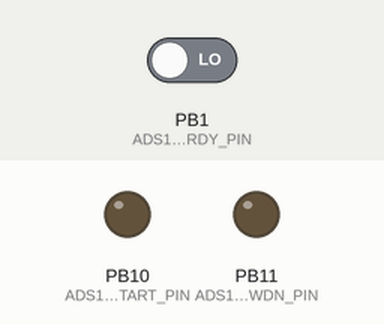
The program below on a simulated STM32 Blue Pill. Shown: output pins drawn as LEDs (lit = HIGH). The test bench sets the inputs (shaded band); at power-on: PB1 (ADS1292_DRDY_PIN) LOW. Pins used as bus, display or sensor lines are not drawn; what the program prints to the serial monitor is not drawn.

Above: at 0.0 s.
At 2.5 s:
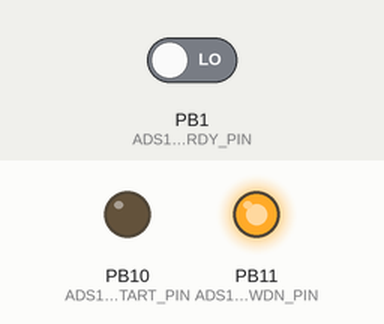
At 3.1 s:
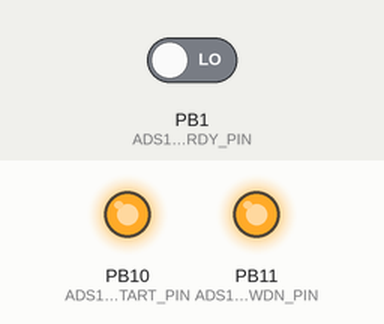
Timing chart, 0 to 4.6 s (numbered marks = the images above):
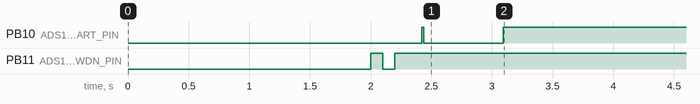

The program:

main.cpp
```cpp
//////////////////////////////////////////////////////////////////////////////////////////
//
//   Arduino Library for ADS1292R
//   淘宝网店：scele.taobao.com
//   公众号：电子智库
//   技术支持微信：ethinkt
//   测试效果：串口115200显示心率数值
//|ads1292r pin label| Arduino Connection   |Pin Function      |
//|----------------- |:--------------------:|-----------------:|
//| VDD              | +5V                  |  Supply voltage  |
//| PWDN/RESET       | D4                   |  Reset           |
//| START            | D5                   |  Start Input     |
//| DRDY             | D6                   |  Data Ready Outpt|
//| CS               | D7                   |  Chip Select     |
//| MOSI             | D11                  |  Slave In        |
//| MISO             | D12                  |  Slave Out       |
//| SCK              | D13                  |  Serial Clock    |
//| GND              | Gnd                  |  Gnd             |
//
/////////////////////////////////////////////////////////////////////////////////////////

#include "ads1292r.h"
#include <SPI.h>

ads1292r ADS1292;   // define class

//Packet format
#define  CES_CMDIF_PKT_START_1      0x0A
#define  CES_CMDIF_PKT_START_2      0xFA
#define  CES_CMDIF_TYPE_DATA        0x02
#define  CES_CMDIF_PKT_STOP_1       0x00
#define  CES_CMDIF_PKT_STOP_2       0x0B

#define TEMPERATURE 0
#define FILTERORDER         161
/* DC Removal Numerator Coeff*/
#define NRCOEFF (0.992)
#define WAVE_SIZE  1

//******* ecg filter *********
#define MAX_PEAK_TO_SEARCH         5
#define MAXIMA_SEARCH_WINDOW      25
#define MINIMUM_SKIP_WINDOW       30
#define SAMPLING_RATE             125
#define TWO_SEC_SAMPLES           2 * SAMPLING_RATE
#define QRS_THRESHOLD_FRACTION    0.4
#define TRUE 1
#define FALSE 0

volatile uint8_t  SPI_Dummy_Buff[30];
uint8_t DataPacketHeader[16];
volatile signed long s32DaqVals[8];
uint8_t data_len = 7;
volatile byte SPI_RX_Buff[15] ;
volatile static int SPI_RX_Buff_Count = 0;
volatile char *SPI_RX_Buff_Ptr;
volatile bool ads1292dataReceived = false;
unsigned long uecgtemp = 0;
signed long secgtemp = 0;
int i, j;

//************** ecg *******************
int16_t CoeffBuf_40Hz_LowPass[FILTERORDER] =
{
  -72,    122,    -31,    -99,    117,      0,   -121,    105,     34,
  -137,     84,     70,   -146,     55,    104,   -147,     20,    135,
  -137,    -21,    160,   -117,    -64,    177,    -87,   -108,    185,
  -48,   -151,    181,      0,   -188,    164,     54,   -218,    134,
  112,   -238,     90,    171,   -244,     33,    229,   -235,    -36,
  280,   -208,   -115,    322,   -161,   -203,    350,    -92,   -296,
  361,      0,   -391,    348,    117,   -486,    305,    264,   -577,
  225,    445,   -660,     93,    676,   -733,   -119,    991,   -793,
  -480,   1486,   -837,  -1226,   2561,   -865,  -4018,   9438,  20972,
  9438,  -4018,   -865,   2561,  -1226,   -837,   1486,   -480,   -793,
  991,   -119,   -733,    676,     93,   -660,    445,    225,   -577,
  264,    305,   -486,    117,    348,   -391,      0,    361,   -296,
  -92,    350,   -203,   -161,    322,   -115,   -208,    280,    -36,
  -235,    229,     33,   -244,    171,     90,   -238,    112,    134,
  -218,     54,    164,   -188,      0,    181,   -151,    -48,    185,
  -108,    -87,    177,    -64,   -117,    160,    -21,   -137,    135,
  20,   -147,    104,     55,   -146,     70,     84,   -137,     34,
  105,   -121,      0,    117,    -99,    -31,    122,    -72
};
int16_t ECG_WorkingBuff[2 * FILTERORDER];
unsigned char Start_Sample_Count_Flag = 0;
unsigned char first_peak_detect = FALSE ;
unsigned int sample_index[MAX_PEAK_TO_SEARCH + 2] ;
uint16_t scaled_result_display[150];
uint8_t indx = 0;

int cnt = 0;
volatile uint8_t flag = 0;

int QRS_Second_Prev_Sample = 0 ;
int QRS_Prev_Sample = 0 ;
int QRS_Current_Sample = 0 ;
int QRS_Next_Sample = 0 ;
int QRS_Second_Next_Sample = 0 ;

static uint16_t QRS_B4_Buffer_ptr = 0 ;
/*   Variable which holds the threshold value to calculate the maxima */
int16_t QRS_Threshold_Old = 0;
int16_t QRS_Threshold_New = 0;
unsigned int sample_count = 0 ;

/* Variable which will hold the calculated heart rate */
volatile uint16_t QRS_Heart_Rate = 0 ;
int16_t ecg_wave_buff[1], ecg_filterout[1];

volatile uint8_t global_HeartRate = 0;
volatile uint8_t global_RespirationRate = 0;
long status_byte=0;
uint8_t LeadStatus=0;
boolean leadoff_deteted = true;

void ECG_FilterProcess(int16_t * WorkingBuff, int16_t * CoeffBuf, int16_t* FilterOut);
void ECG_ProcessCurrSample(int16_t *CurrAqsSample, int16_t *FilteredOut);
void QRS_Algorithm_Interface(int16_t CurrSample);
static void QRS_process_buffer( void );
static void QRS_check_sample_crossing_threshold( uint16_t scaled_result );

void setup()
{
  delay(2000);
  // initalize the  data ready and chip select pins:
  pinMode(ADS1292_DRDY_PIN, INPUT);  //6
  pinMode(ADS1292_CS_PIN, OUTPUT);    //7
  pinMode(ADS1292_START_PIN, OUTPUT);  //5
  pinMode(ADS1292_PWDN_PIN, OUTPUT);  //4

  Serial.begin(115200);  // Baudrate for serial communica

  ADS1292.ads1292_Init();  //initalize ADS1292 slave
}

void loop()
{
  uint16_t TXT;

  if ((digitalRead(ADS1292_DRDY_PIN)) == LOW)      // Sampling rate is set to 125SPS ,DRDY ticks for every 8ms
  {
    SPI_RX_Buff_Ptr = ADS1292.ads1292_Read_Data(); // Read the data,point the data to a pointer

    for (i = 0; i < 9; i++)
    {
      SPI_RX_Buff[SPI_RX_Buff_Count++] = *(SPI_RX_Buff_Ptr + i);  // store the result data in array
    }
    ads1292dataReceived = true;
  }


  if (ads1292dataReceived == true)      // process the data
  {
    j = 0;
    for (i = 3; i < 9; i += 3)         // data outputs is (24 status bits + 24 bits Respiration data +  24 bits ECG data)
    {

      uecgtemp = (unsigned long) (  ((unsigned long)SPI_RX_Buff[i + 0] << 16) | ( (unsigned long) SPI_RX_Buff[i + 1] << 8) |  (unsigned long) SPI_RX_Buff[i + 2]);
      uecgtemp = (unsigned long) (uecgtemp << 8);
      secgtemp = (signed long) (uecgtemp);
      secgtemp = (signed long) (secgtemp >> 8);

      s32DaqVals[j++] = secgtemp;  //s32DaqVals[0] is Resp data and s32DaqVals[1] is ECG data
    }

    status_byte = (long)((long)SPI_RX_Buff[2] | ((long) SPI_RX_Buff[1]) <<8 | ((long) SPI_RX_Buff[0])<<16); // First 3 bytes represents the status
    status_byte  = (status_byte & 0x0f8000) >> 15;  // bit15 gives the lead status
    LeadStatus = (unsigned char ) status_byte ;

    if(!((LeadStatus & 0x1f) == 0 ))
      leadoff_deteted  = true;
    else
      leadoff_deteted  = false;

    ecg_wave_buff[0] = (int16_t)(s32DaqVals[1] >> 8) ;  // ignore the lower 8 bits out of 24bits

    if(leadoff_deteted == false)
       {
          ECG_ProcessCurrSample(&ecg_wave_buff[0], &ecg_filterout[0]);   // filter out the line noise @40Hz cutoff 161 order
          QRS_Algorithm_Interface(ecg_filterout[0]);             // calculate
       }
    else
       ecg_filterout[0] = 0;

    DataPacketHeader[0] = CES_CMDIF_PKT_START_1 ;   // Packet header1 :0x0A
    DataPacketHeader[1] = CES_CMDIF_PKT_START_2;    // Packet header2 :0xFA
    DataPacketHeader[2] = (uint8_t) (data_len);     // data length
    DataPacketHeader[3] = (uint8_t) (data_len >> 8);
    DataPacketHeader[4] = CES_CMDIF_TYPE_DATA;      // packet type: 0x02 -data 0x01 -commmand

    DataPacketHeader[5] = ecg_filterout[0];
    DataPacketHeader[6] = ecg_filterout[0] >> 8;

    TXT=(uint16_t)s32DaqVals[0];

    DataPacketHeader[7] = TXT;
    DataPacketHeader[8] = TXT >> 8;

    // DataPacketHeader[7] = s32DaqVals[0];            // 4 bytes ECG data
    // DataPacketHeader[8] = s32DaqVals[0] >> 8;
    DataPacketHeader[9] = s32DaqVals[0] >> 16;
    DataPacketHeader[10] = s32DaqVals[0] >> 24;

    if(leadoff_deteted == true) // lead in not connected
      DataPacketHeader[11] = 0 ;
    else
      DataPacketHeader[11] = global_HeartRate ;

    DataPacketHeader[12] = CES_CMDIF_PKT_STOP_1;   // Packet footer1:0x00
    DataPacketHeader[13] = CES_CMDIF_PKT_STOP_2 ;   // Packet footer2:0x0B

    for (i = 0; i < 14; i++)
    {
      Serial.write(DataPacketHeader[i]);     // transmit the data over USB
    }
  }

  ads1292dataReceived = false;
  SPI_RX_Buff_Count = 0;

}


void ECG_FilterProcess(int16_t * WorkingBuff, int16_t * CoeffBuf, int16_t* FilterOut)
{

  int32_t acc = 0;   // accumulator for MACs
  int  k;

  // perform the multiply-accumulate
  for ( k = 0; k < 161; k++ )
  {
    acc += (int32_t)(*CoeffBuf++) * (int32_t)(*WorkingBuff--);
  }
  // saturate the result
  if ( acc > 0x3fffffff )
  {
    acc = 0x3fffffff;
  } else if ( acc < -0x40000000 )
  {
    acc = -0x40000000;
  }
  // convert from Q30 to Q15
  *FilterOut = (int16_t)(acc >> 15);
  //*FilterOut = *WorkingBuff;
}


void ECG_ProcessCurrSample(int16_t *CurrAqsSample, int16_t *FilteredOut)
{
  static uint16_t ECG_bufStart = 0, ECG_bufCur = FILTERORDER - 1, ECGFirstFlag = 1;
  static int16_t ECG_Pvev_DC_Sample, ECG_Pvev_Sample;/* Working Buffer Used for Filtering*/
  //  static short ECG_WorkingBuff[2 * FILTERORDER];
  int16_t *CoeffBuf;
  int16_t temp1, temp2, ECGData;

  /* Count variable*/
  uint16_t Cur_Chan;
  int16_t FiltOut = 0;
  //  short FilterOut[2];
  CoeffBuf = CoeffBuf_40Hz_LowPass;         // Default filter option is 40Hz LowPass

  if  ( ECGFirstFlag )                // First Time initialize static variables.
  {
    for ( Cur_Chan = 0 ; Cur_Chan < FILTERORDER; Cur_Chan++)
    {
      ECG_WorkingBuff[Cur_Chan] = 0;
    }
    ECG_Pvev_DC_Sample = 0;
    ECG_Pvev_Sample = 0;
    ECGFirstFlag = 0;
  }

  temp1 = NRCOEFF * ECG_Pvev_DC_Sample;       //First order IIR
  ECG_Pvev_DC_Sample = (CurrAqsSample[0]  - ECG_Pvev_Sample) + temp1;
  ECG_Pvev_Sample = CurrAqsSample[0];
  temp2 = ECG_Pvev_DC_Sample >> 2;
  ECGData = (int16_t) temp2;

  /* Store the DC removed value in Working buffer in millivolts range*/
  ECG_WorkingBuff[ECG_bufCur] = ECGData;
  ECG_FilterProcess(&ECG_WorkingBuff[ECG_bufCur], CoeffBuf, (int16_t*)&FiltOut);
  /* Store the DC removed value in ECG_WorkingBuff buffer in millivolts range*/
  ECG_WorkingBuff[ECG_bufStart] = ECGData;

  /* Store the filtered out sample to the LeadInfo buffer*/
  FilteredOut[0] = FiltOut ;//(CurrOut);

  ECG_bufCur++;
  ECG_bufStart++;

  if ( ECG_bufStart  == (FILTERORDER - 1))
  {
    ECG_bufStart = 0;
    ECG_bufCur = FILTERORDER - 1;
  }
  return ;
}


void QRS_Algorithm_Interface(int16_t CurrSample)
{
  //  static FILE *fp = fopen("ecgData.txt", "w");
  static int16_t prev_data[32] = {0};
  int16_t i;
  long Mac = 0;
  prev_data[0] = CurrSample;

  for ( i = 31; i > 0; i--)
  {
    Mac += prev_data[i];
    prev_data[i] = prev_data[i - 1];

  }
  Mac += CurrSample;
  Mac = Mac >> 2;
  CurrSample = (int16_t) Mac;
  QRS_Second_Prev_Sample = QRS_Prev_Sample ;
  QRS_Prev_Sample = QRS_Current_Sample ;
  QRS_Current_Sample = QRS_Next_Sample ;
  QRS_Next_Sample = QRS_Second_Next_Sample ;
  QRS_Second_Next_Sample = CurrSample ;


  QRS_process_buffer();
}

static void QRS_process_buffer( void )
{

  int16_t first_derivative = 0 ;
  int16_t scaled_result = 0 ;

  static int16_t Max = 0 ;

  /* calculating first derivative*/
  first_derivative = QRS_Next_Sample - QRS_Prev_Sample  ;


  /*taking the absolute value*/

  if (first_derivative < 0)
  {
    first_derivative = -(first_derivative);
  }


  scaled_result = first_derivative;

  if ( scaled_result > Max )
  {
    Max = scaled_result ;
  }


  QRS_B4_Buffer_ptr++;
  if (QRS_B4_Buffer_ptr ==  TWO_SEC_SAMPLES)
  {
    QRS_Threshold_Old = ((Max * 7) / 10 ) ;
    QRS_Threshold_New = QRS_Threshold_Old ;
   // if (Max > 70)
      first_peak_detect = TRUE ;
    Max = 0;

    //  ecg_wave_buff[0] = first_derivative;
    QRS_B4_Buffer_ptr = 0;


  }


  if ( TRUE == first_peak_detect )
  {
    QRS_check_sample_crossing_threshold( scaled_result ) ;
  }


}


static void QRS_check_sample_crossing_threshold( uint16_t scaled_result )
{
  /* array to hold the sample indexes S1,S2,S3 etc */

  static uint16_t s_array_index = 0 ;
  static uint16_t m_array_index = 0 ;

  static unsigned char threshold_crossed = FALSE ;
  static uint16_t maxima_search = 0 ;
  static unsigned char peak_detected = FALSE ;
  static uint16_t skip_window = 0 ;
  static long maxima_sum = 0 ;
  static unsigned int peak = 0;
  static unsigned int sample_sum = 0;
  static unsigned int nopeak = 0;
  uint16_t Max = 0 ;
  uint16_t HRAvg;
  uint16_t  RRinterval = 0;

  if ( TRUE == threshold_crossed  )
  {
    /*
    Once the sample value crosses the threshold check for the
    maxima value till MAXIMA_SEARCH_WINDOW samples are received
    */
    sample_count ++ ;
    maxima_search ++ ;

    if ( scaled_result > peak )
    {
      peak = scaled_result ;
    }

    if ( maxima_search >= MAXIMA_SEARCH_WINDOW )
    {
      // Store the maxima values for each peak
      maxima_sum += peak ;
      maxima_search = 0 ;


      threshold_crossed = FALSE ;
      peak_detected = TRUE ;
    }

  }
  else if ( TRUE == peak_detected )
  {
    /*
    Once the sample value goes below the threshold
    skip the samples untill the SKIP WINDOW criteria is meet
    */
    sample_count ++ ;
    skip_window ++ ;

    if ( skip_window >= MINIMUM_SKIP_WINDOW )
    {
      skip_window = 0 ;
      peak_detected = FALSE ;
    }

    if ( m_array_index == MAX_PEAK_TO_SEARCH )
    {
      sample_sum = sample_sum / (MAX_PEAK_TO_SEARCH - 1);
      HRAvg =  (uint16_t) sample_sum  ;

      // Compute HR without checking LeadOffStatus
      QRS_Heart_Rate = (uint16_t) 60 *  SAMPLING_RATE;
      QRS_Heart_Rate =  QRS_Heart_Rate / HRAvg ;
      if (QRS_Heart_Rate > 250)
        QRS_Heart_Rate = 250 ;
 //     Serial.println(QRS_Heart_Rate);

      /* Setting the Current HR value in the ECG_Info structure*/
      maxima_sum =  maxima_sum / MAX_PEAK_TO_SEARCH;
      Max = (int16_t) maxima_sum ;
      /*  calculating the new QRS_Threshold based on the maxima obtained in 4 peaks */
      maxima_sum = Max * 7;
      maxima_sum = maxima_sum / 10;
      QRS_Threshold_New = (int16_t)maxima_sum;

      /* Limiting the QRS Threshold to be in the permissible range*/
      if (QRS_Threshold_New > (4 * QRS_Threshold_Old))
      {
        QRS_Threshold_New = QRS_Threshold_Old;
      }

      sample_count = 0 ;
      s_array_index = 0 ;
      m_array_index = 0 ;
      maxima_sum = 0 ;
      sample_index[0] = 0 ;
      sample_index[1] = 0 ;
      sample_index[2] = 0 ;
      sample_index[3] = 0 ;
      Start_Sample_Count_Flag = 0;

      sample_sum = 0;
    }
  }
  else if ( scaled_result > QRS_Threshold_New )
  {
    /*
      If the sample value crosses the threshold then store the sample index
    */
    Start_Sample_Count_Flag = 1;
    sample_count ++ ;
    m_array_index++;
    threshold_crossed = TRUE ;
    peak = scaled_result ;
    nopeak = 0;

    /*  storing sample index*/
    sample_index[ s_array_index ] = sample_count ;
    if ( s_array_index >= 1 )
    {
      sample_sum += sample_index[ s_array_index ] - sample_index[ s_array_index - 1 ] ;
    }
    s_array_index ++ ;
  }

  else if (( scaled_result < QRS_Threshold_New ) && (Start_Sample_Count_Flag == 1))
  {
    sample_count ++ ;
    nopeak++;
    if (nopeak > (3 * SAMPLING_RATE))
    {
      sample_count = 0 ;
      s_array_index = 0 ;
      m_array_index = 0 ;
      maxima_sum = 0 ;
      sample_index[0] = 0 ;
      sample_index[1] = 0 ;
      sample_index[2] = 0 ;
      sample_index[3] = 0 ;
      Start_Sample_Count_Flag = 0;
      peak_detected = FALSE ;
      sample_sum = 0;

      first_peak_detect = FALSE;
      nopeak = 0;

      QRS_Heart_Rate = 0;

    }
  }
  else
  {
    nopeak++;
    if (nopeak > (3 * SAMPLING_RATE))
    {
      /* Reset heart rate computation sate variable in case of no peak found in 3 seconds */
      sample_count = 0 ;
      s_array_index = 0 ;
      m_array_index = 0 ;
      maxima_sum = 0 ;
      sample_index[0] = 0 ;
      sample_index[1] = 0 ;
      sample_index[2] = 0 ;
      sample_index[3] = 0 ;
      Start_Sample_Count_Flag = 0;
      peak_detected = FALSE ;
      sample_sum = 0;
      first_peak_detect = FALSE;
      nopeak = 0;
      QRS_Heart_Rate = 0;
    }
  }

  global_HeartRate = (uint8_t)QRS_Heart_Rate;
  //Serial.println(global_HeartRate);

}
```

ads1292r.h
```cpp
// (licence header left out)
#ifndef ads1292r_h
#define ads1292r_h

#include "Arduino.h"

#define CONFIG_SPI_MASTER_DUMMY   0xFF

// Register Read Commands
#define  RREG    0x20;		//Read n nnnn registers starting at address r rrrr
                                //first byte 001r rrrr (2xh)(2) - second byte 000n nnnn(2)
#define WREG    0x40;		//Write n nnnn registers starting at address r rrrr
                                //first byte 010r rrrr (2xh)(2) - second byte 000n nnnn(2)

#define START		0x08		//Start/restart (synchronize) conversions
#define STOP		0x0A		//Stop conversion
#define RDATAC      0x10		//Enable Read Data Continuous mode.

//This mode is the default mode at power-up.
#define SDATAC		0x11		//Stop Read Data Continuously mode
#define RDATA		0x12		//Read data by command; supports multiple read back.

//Pin declartion the other you need are controlled by the SPI library
const int ADS1292_DRDY_PIN = A9;
const int ADS1292_CS_PIN = A8;
const int ADS1292_START_PIN = 26;
const int ADS1292_PWDN_PIN = 27;

//register address
#define ADS1292_REG_ID			0x00
#define ADS1292_REG_CONFIG1		0x01
#define ADS1292_REG_CONFIG2		0x02
#define ADS1292_REG_LOFF		0x03
#define ADS1292_REG_CH1SET		0x04
#define ADS1292_REG_CH2SET		0x05
#define ADS1292_REG_RLDSENS		0x06
#define ADS1292_REG_LOFFSENS    0x07
#define ADS1292_REG_LOFFSTAT    0x08
#define ADS1292_REG_RESP1	    0x09
#define ADS1292_REG_RESP2	    0x0A

class ads1292r
{
  public:
    static void ads1292_Init(void);
    static void ads1292_Reset(void);
	static void ads1292_Reg_Write (unsigned char READ_WRITE_ADDRESS, unsigned char DATA);
	static void ads1292_Reg_Read (unsigned char READ_WRITE_ADDRESS);
    static void ads1292_SPI_Command_Data(unsigned char data_in);
    static void ads1292_Disable_Start(void);
    static void ads1292_Enable_Start(void);
    static void ads1292_Hard_Stop (void);
    static void ads1292_Start_Data_Conv_Command (void);
    static void ads1292_Soft_Stop (void);
    static void ads1292_Start_Read_Data_Continuous (void);
    static void ads1292_Stop_Read_Data_Continuous (void);
    static char* ads1292_Read_Data(void);

};

#endif
```

Source omitted: ads1292r.cpp (5586 bytes)
